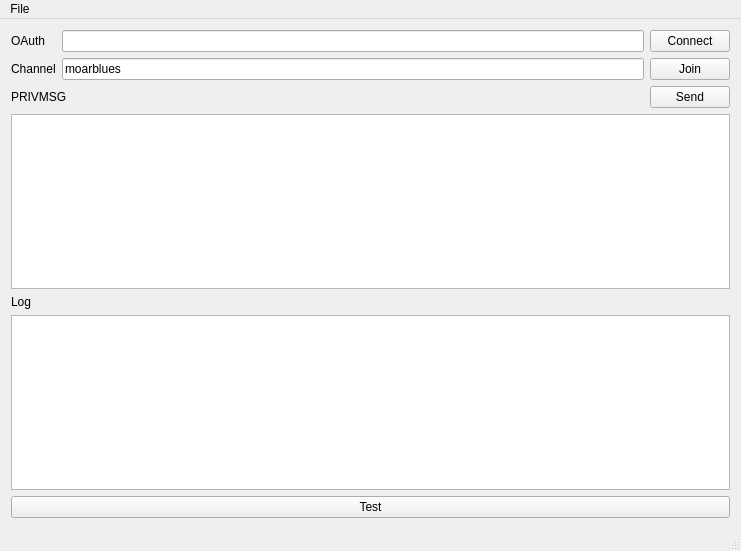
<?xml version="1.0" encoding="UTF-8"?>
<ui version="4.0">
 <class>mainWindow</class>
 <widget class="QMainWindow" name="mainWindow">
  <property name="geometry">
   <rect>
    <x>0</x>
    <y>0</y>
    <width>741</width>
    <height>551</height>
   </rect>
  </property>
  <property name="windowTitle">
   <string>moarbot</string>
  </property>
  <widget class="QWidget" name="centralWidget">
   <layout class="QVBoxLayout" name="verticalLayout">
    <item>
     <layout class="QGridLayout" name="gridLayout_2">
      <item row="0" column="0">
       <widget class="QLabel" name="lbl_oauth">
        <property name="text">
         <string>OAuth</string>
        </property>
       </widget>
      </item>
      <item row="0" column="1">
       <widget class="QLineEdit" name="le_oauth"/>
      </item>
      <item row="0" column="2">
       <widget class="QPushButton" name="btn_connect">
        <property name="text">
         <string>Connect</string>
        </property>
       </widget>
      </item>
      <item row="1" column="0">
       <widget class="QLabel" name="lbl_channel">
        <property name="text">
         <string>Channel</string>
        </property>
       </widget>
      </item>
      <item row="1" column="1">
       <widget class="QLineEdit" name="le_channel">
        <property name="text">
         <string>moarblues</string>
        </property>
       </widget>
      </item>
      <item row="1" column="2">
       <widget class="QPushButton" name="btn_join">
        <property name="text">
         <string>Join</string>
        </property>
       </widget>
      </item>
     </layout>
    </item>
    <item>
     <layout class="QHBoxLayout" name="horizontalLayout">
      <item>
       <widget class="QLabel" name="lbl_privmsg">
        <property name="text">
         <string>PRIVMSG</string>
        </property>
       </widget>
      </item>
      <item>
       <spacer name="horizontalSpacer">
        <property name="orientation">
         <enum>Qt::Horizontal</enum>
        </property>
        <property name="sizeHint" stdset="0">
         <size>
          <width>40</width>
          <height>20</height>
         </size>
        </property>
       </spacer>
      </item>
      <item>
       <widget class="QPushButton" name="btn_sendprivmsg">
        <property name="text">
         <string>Send</string>
        </property>
       </widget>
      </item>
     </layout>
    </item>
    <item>
     <widget class="QTextEdit" name="te_privmsg"/>
    </item>
    <item>
     <widget class="QLabel" name="lbl_log">
      <property name="text">
       <string>Log</string>
      </property>
     </widget>
    </item>
    <item>
     <widget class="QListWidget" name="lw_log"/>
    </item>
    <item>
     <widget class="QPushButton" name="btn_test">
      <property name="text">
       <string>Test</string>
      </property>
     </widget>
    </item>
   </layout>
  </widget>
  <widget class="QMenuBar" name="menuBar">
   <property name="geometry">
    <rect>
     <x>0</x>
     <y>0</y>
     <width>741</width>
     <height>20</height>
    </rect>
   </property>
   <widget class="QMenu" name="menuFile">
    <property name="title">
     <string>File</string>
    </property>
    <addaction name="actionQuit"/>
   </widget>
   <addaction name="menuFile"/>
  </widget>
  <widget class="QStatusBar" name="statusBar"/>
  <action name="actionQuit">
   <property name="text">
    <string>Quit</string>
   </property>
  </action>
 </widget>
 <layoutdefault spacing="6" margin="11"/>
 <resources/>
 <connections/>
</ui>
